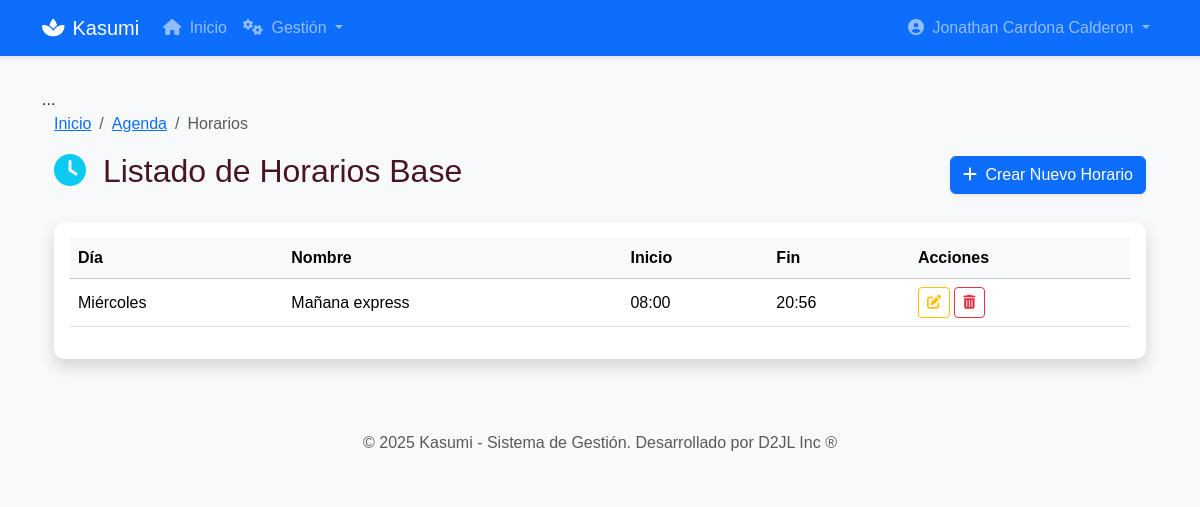
Page /gestion/agenda/horarios/ (signed in) on the earlier database version.
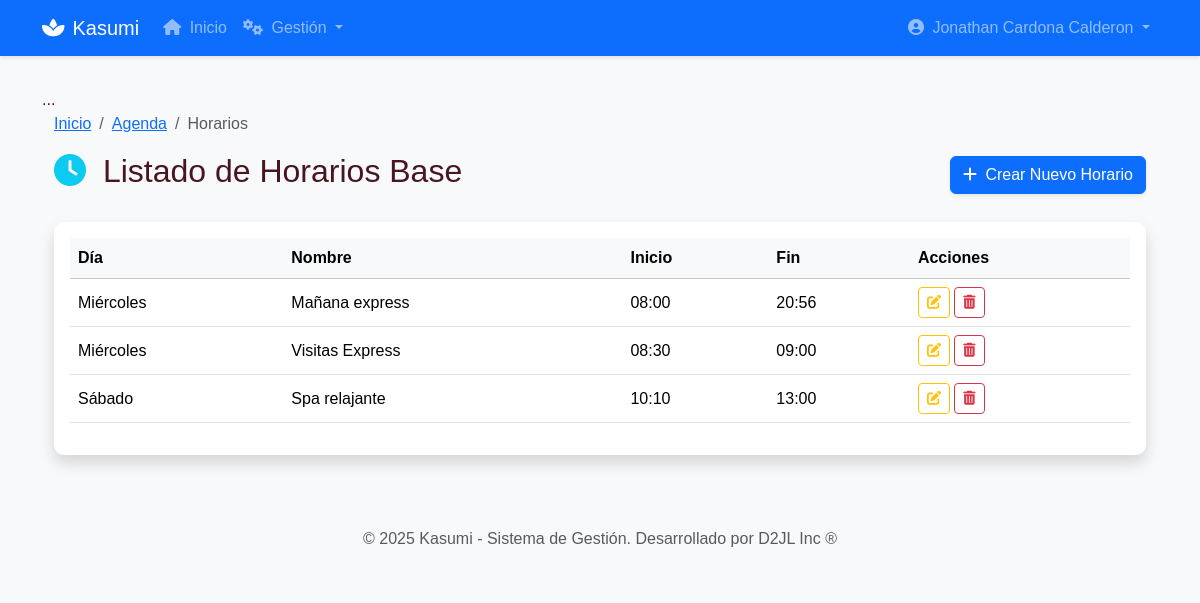
Same page on the later database version.
### gestion_agenda/models.py (models this page shows, shortened)
class Horario(models.Model):
    nombre = models.CharField(max_length=100, unique=True, verbose_name='Nombre del Horario')
    DIA_CHOICES = (
        (0, 'Lunes'),
        (1, 'Martes'),
        (2, 'Miércoles'),
        (3, 'Jueves'),
        (4, 'Viernes'),
        (5, 'Sábado'),
        (6, 'Domingo'),
    )
    dia_semana = models.IntegerField(choices=DIA_CHOICES, verbose_name='Día de la Semana')
    hora_inicio = models.TimeField(verbose_name='Hora de Inicio de Jornada')
    hora_fin = models.TimeField(verbose_name='Hora de Fin de Jornada')
    class Meta:
        verbose_name = "Horario de Trabajo"
        verbose_name_plural = "Horarios de Trabajo"
        unique_together = ('dia_semana', 'hora_inicio', 'hora_fin')
        ordering = ['dia_semana', 'hora_inicio']

### gestion_agenda/views.py (the view)
# urls.py: path('horarios/', HorarioListView.as_view(), name='lista_horarios'),
class HorarioListView(LoginRequiredMixin, HorarioPermissionMixin, ListView):
    model = Horario
    template_name = 'gestion_agenda/lista_horarios.html'
    context_object_name = 'horarios'

### templates/gestion_agenda/lista_horarios.html (shortened to what this page needs)
{% extends 'base.html' %}
{% block content %}
<div class="container-fluid">
    <nav aria-label="breadcrumb">
        <ol class="breadcrumb">
            <li class="breadcrumb-item"><a href="{% url 'core:home' %}">Inicio</a></li>
            <li class="breadcrumb-item"><a href="{% url 'gestion_agenda:index_agenda' %}">Agenda</a></li>
            <li class="breadcrumb-item active" aria-current="page">Horarios</li>
        </ol>
    </nav>
    <div class="d-flex justify-content-between align-items-center mb-4">
        <h2><i class="fas fa-clock me-2 text-info"></i> Listado de Horarios Base</h2>
        {% if perms.gestion_agenda.add_horario %}
            <a href="{% url 'gestion_agenda:crear_horario' %}" class="btn btn-primary shadow-sm">
                <i class="fas fa-plus me-1"></i> Crear Nuevo Horario
            </a>
        {% endif %}
    </div>
    <div class="card shadow border-0">
        <div class="card-body">
            <div class="table-responsive">
                <table class="table table-hover align-middle">
                    <thead>
                        <tr class="table-light">
                            <th>Día</th>
                            <th>Nombre</th>
                            <th>Inicio</th>
                            <th>Fin</th>
                            <th>Acciones</th>
                        </tr>
                    </thead>
                    <tbody>
                        {% for horario in horarios %}
                        <tr>
                            <td>{{ horario.get_dia_semana_display }}</td>
                            <td>{{ horario.nombre }}</td>
                            <td>{{ horario.hora_inicio|time:"H:i" }}</td>
                            <td>{{ horario.hora_fin|time:"H:i" }}</td>
                            <td>
                                {% if perms.gestion_agenda.change_horario %}
                                    <a href="{% url 'gestion_agenda:editar_horario' horario.pk %}" class="btn btn-sm btn-outline-warning" title="Editar"><i class="fas fa-edit"></i></a>
                                {% endif %}
                                {% if perms.gestion_agenda.delete_horario %}
                                    <a href="{% url 'gestion_agenda:eliminar_horario' horario.pk %}" class="btn btn-sm btn-outline-danger" title="Eliminar"><i class="fas fa-trash-alt"></i></a>
                                {% endif %}
                            </td>
                        </tr>
                        {% empty %}
                        <tr>
                            <td colspan="5" class="text-center text-muted py-4">
                                <i class="fas fa-exclamation-circle me-2"></i> No hay horarios definidos.
                            </td>
                        </tr>
                        {% endfor %}
                    </tbody>
                </table>
            </div>
        </div>
    </div>
</div>
{% endblock %}

Differences in the rows shown:
added Horario: dia_semana "Miércoles", nombre "Visitas Express", hora_inicio "08:30", hora_fin "09:00"
added Horario: dia_semana "Sábado", nombre "Spa relajante", hora_inicio "10:10", hora_fin "13:00"
